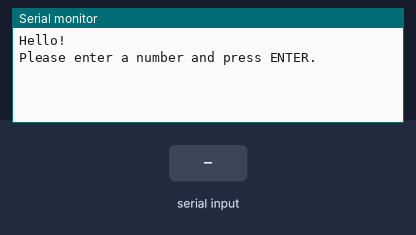
A sketch run on a simulated Arduino Uno, built with avr-gcc and run on an emulated ATmega328P. On the bench: the last lines printed to the serial monitor. Inputs (shaded band) come from the test bench.

Above: at 1.2 s.
1.3 s: "90,45\n" received over Serial
At 2.1 s:
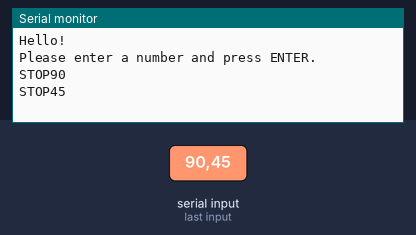
2.8 s: "30,150\n" received over Serial
At 4.2 s:
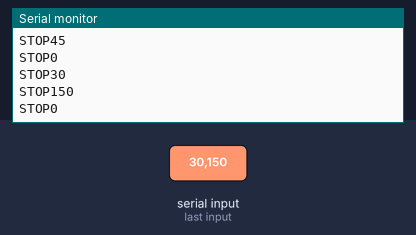
Timing chart, 0 to 5.8 s (numbered marks = the images above; inputs shaded):
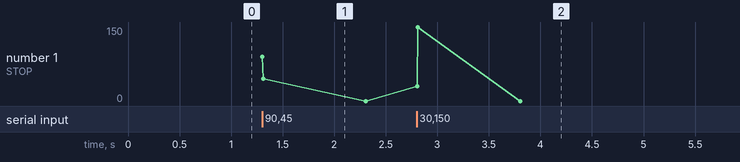

Measured:
- after the input at 1.3 s, the serial monitor: prints a new line at once (image 1)
- after the input at 2.8 s, the serial monitor: prints a new line at once (image 2)

The sketch:

task1.ino
```cpp
void setup()  {
  Serial.begin(9600);
  Serial.println("Hello!");
  Serial.println("Please enter a number and press ENTER.");

}
void loop() {
  if (Serial.available() > 0)
  {
    long incomingByte = Serial.parseInt();
    if (incomingByte < 300)
    {
      Serial.print("STOP");
      Serial.println(incomingByte, DEC);
     }

    else if (incomingByte > 300)
    {
      Serial.print("GO");
      Serial.println(incomingByte, DEC);
    }
  }
  // YOUR CODE GOES HERE
}
```
